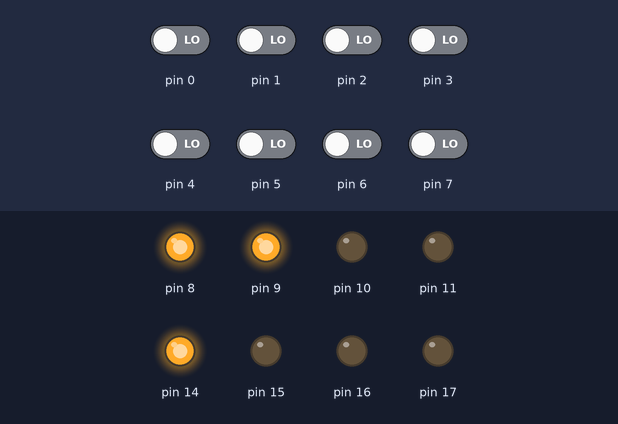
Bench run of a sketch on a simulated Arduino Uno, built with avr-gcc and run on an emulated ATmega328P. Shown: output pins drawn as LEDs (lit = HIGH). The inputs (shaded band) are chosen by the test bench; at power-on: pin 0–7 LOW.

Above: at 1.2 s.
1.3 s: pin 2 driven HIGH
At 2.0 s:
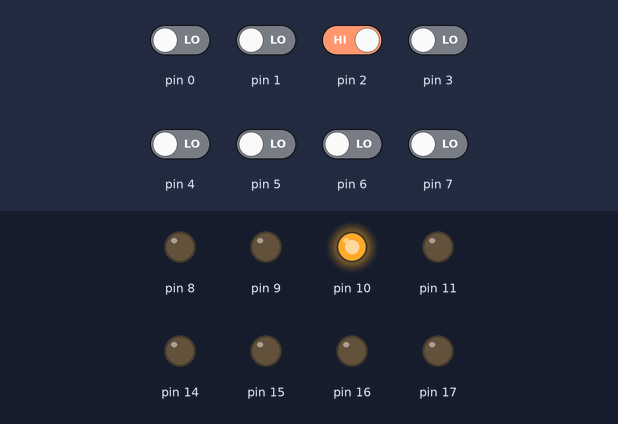
2.8 s: pin 2 driven LOW
At 3.1 s:
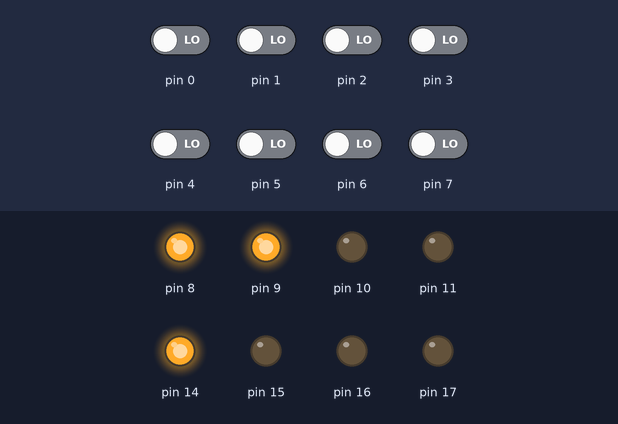
4.3 s: pin 3 driven HIGH
At 5.5 s:
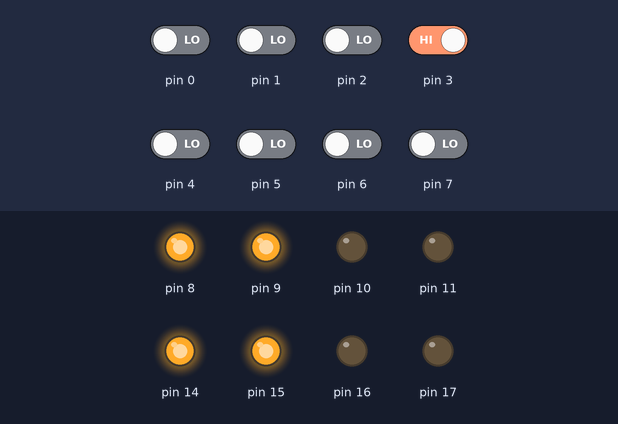
5.8 s: pin 4 driven HIGH
At 6.6 s:
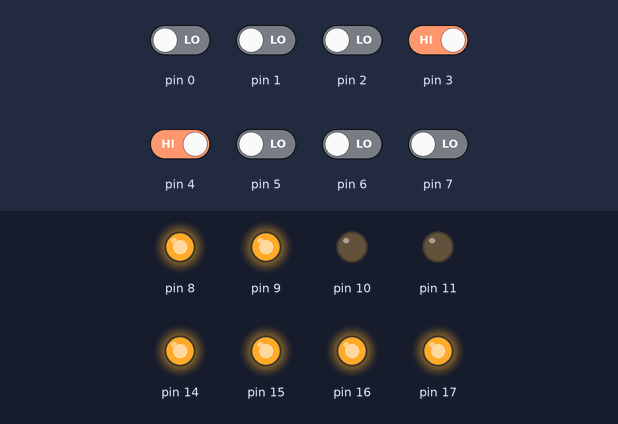
7.3 s: pin 5 driven HIGH
At 7.8 s:
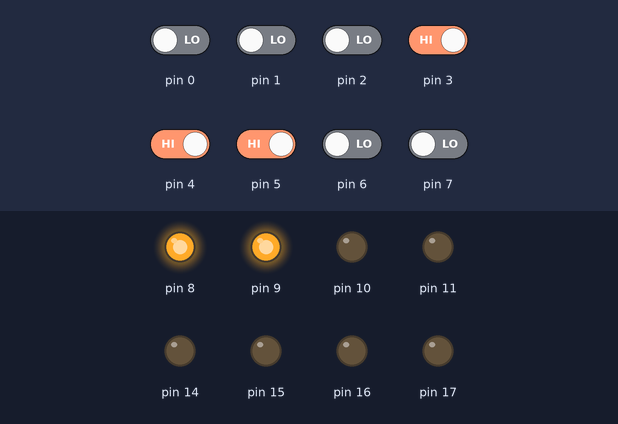
8.8 s: pin 3 driven LOW
At 10.1 s:
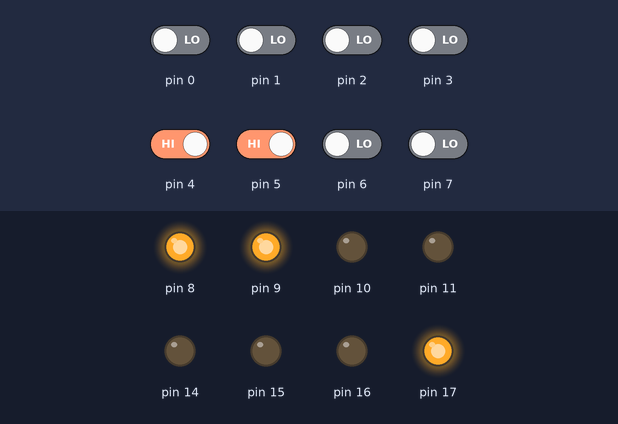
Timing chart, 0 to 11.3 s (numbered marks = the images above; inputs shaded):
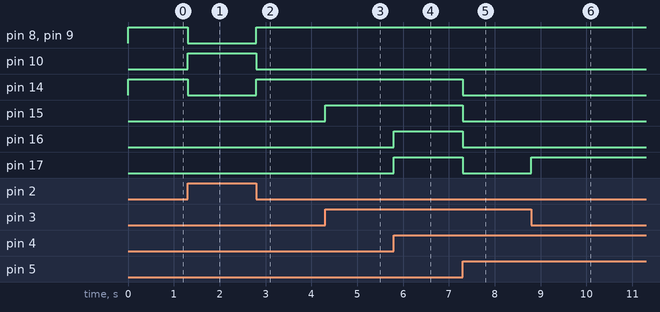

Measured:
- after the input at 1.3 s, pin 8, pin 9, pin 14: HIGH → LOW at once; pin 10: LOW → HIGH at once
- after the input at 2.8 s, pin 8, pin 9, pin 14: LOW → HIGH at once; pin 10: HIGH → LOW at once
- after the input at 4.3 s, pin 15: LOW → HIGH at once
- after the input at 5.8 s, pin 16, pin 17: LOW → HIGH at once
- after the input at 7.3 s, pin 14–17: HIGH → LOW at once
- after the input at 8.8 s, pin 17: LOW → HIGH at once

The sketch:

b_follow_a.ino
```cpp
unsigned char rom[] = {
  // Aレジスタのスライドアニメーションを
  // Bレジスタが1クロック遅れで追いかけるプログラム
  B00110001, // MOV A,0001
  B01000000, // MOV B,A
  B00110011, // MOV A,0011
  B01000000, // MOV B,A
  B00110111, // MOV A,0111
  B01000000, // MOV B,A
  B00111111, // MOV A,1111
  B01000000, // MOV B,A
  B00111110, // MOV A,1110
  B01000000, // MOV B,A
  B00111100, // MOV A,1100
  B01000000, // MOV B,A
  B00111000, // MOV A,1000
  B01000000, // MOV B,A
  B00110000, // MOV A,0000
  B01000000, // MOV B,A
};

void setup() {
  DDRB = DDRB | B00001111;
  DDRC = DDRC | B00001111;
}

void loop() {
  // アドレス入力 D5 D4 D3 D2 番ピン（右が最下位ビット）
  // データ出力   D11 D10 D9 D8 A3 A2 A1 A0 番ピン（右が最下位ビット）
  unsigned char addr = (PIND & B00111100)>>2;

  PORTC = (PORTC & B11110000) | (rom[addr] & B00001111);
  PORTB = (PORTB & B11110000) | ((rom[addr] & B11110000)>>4);
}
```
